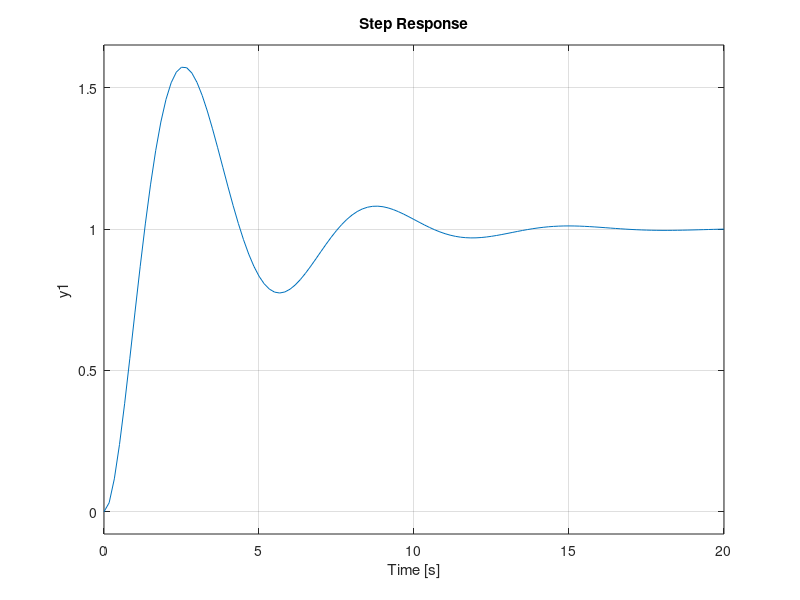

MATLAB code to generate this figure:
clear all,clc
s=tf('s')
Kcr=3;
Pcr=6.28;
k=0.6*Kcr;
plant=k/(s^3 + 3*s^2 + s);
feed=1;
TFp= feedback(plant*feed,1);
subplot(2,1,1)
step(TFp)
%%
kp=0.6*Kcr;
Ti=0.5*Pcr;
Td=0.125*Pcr;
controller = kp*(1 + 1/(s*Ti) + Td*s);
TFpc = feedback(controller*plant*feed,1);
subplot(2,1,2)
step(TFpc)